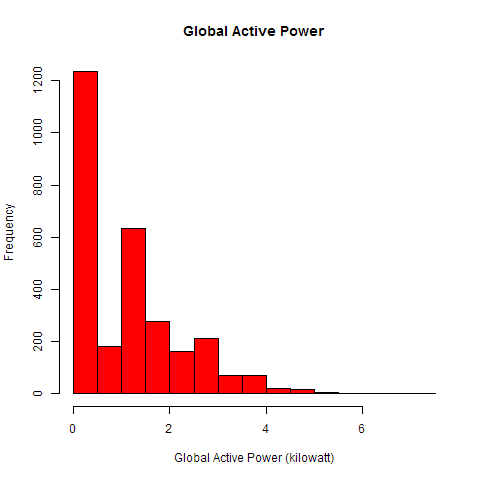

Generate this figure with R:
##Load Data First
source("loadData.R")
dat <- powerDat()

##Open png file
png(file = "plot1.png", width = 480,height = 480)

#Make Plot
par(mfrow = c(1,1),bg=NA)
with(dat,hist(GAP,col = 'red', xlab = "Global Active Power (kilowatt)", 
              main =  "Global Active Power"))

##Close device
dev.off()

